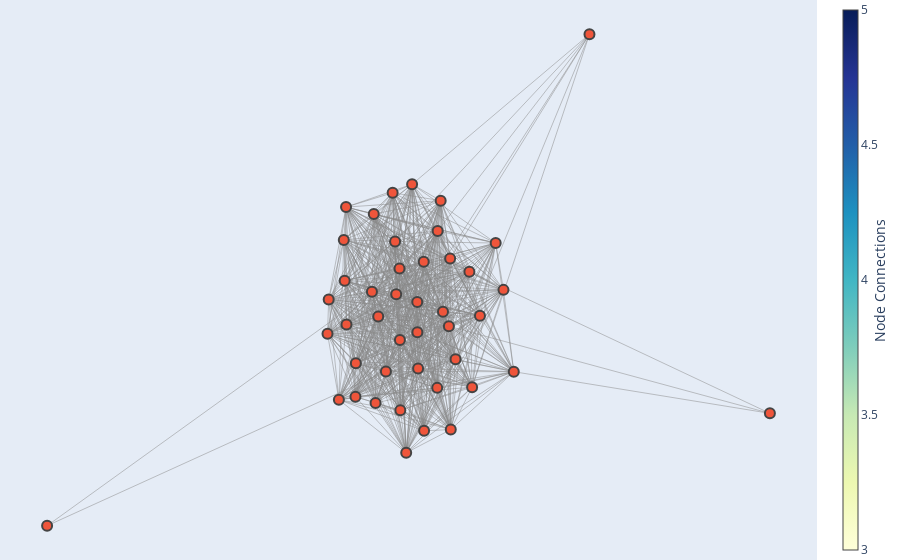

The code cell stored with this chart in its notebook:
### Code cell
# 노드 위치 계산
pos = nx.spring_layout(G)

# 간선 리스트 생성
edge_x = []
edge_y = []
for edge in G.edges():
    x0, y0 = pos[edge[0]]
    x1, y1 = pos[edge[1]]
    edge_x.extend([x0, x1, None])
    edge_y.extend([y0, y1, None])

# 노드 위치 리스트 생성
node_x = []
node_y = []
for node in pos:
    x, y = pos[node]
    node_x.append(x)
    node_y.append(y)

# 간선을 그리는 Trace 생성
edge_trace = go.Scatter(
    x=edge_x, y=edge_y,
    line=dict(width=0.5, color='#888'),
    hoverinfo='none',
    mode='lines')

# 노드를 그리는 Trace 생성
node_trace = go.Scatter(
    x=node_x, y=node_y,
    mode='markers',
    hoverinfo='text',
    marker=dict(
        showscale=True,
        colorscale='YlGnBu',
        size=10,
        colorbar=dict(
            thickness=15,
            title='Node Connections',
            xanchor='left',
            titleside='right'
        ),
        line_width=2))

# 그래프 그리기
fig = go.Figure(data=[edge_trace, node_trace],
                layout=go.Layout(
                    showlegend=False,
                    hovermode='closest',
                    margin=dict(b=0, l=0, r=0, t=0),
                    xaxis=dict(showgrid=False, zeroline=False, showticklabels=False),
                    yaxis=dict(showgrid=False, zeroline=False, showticklabels=False))
                )
fig.show()

### Figure 1 — Plotly figure (JSON) as saved in the notebook; plotly's stock layout.template omitted (floating-point values rounded to 4 significant figures; data arrays with more than 128 entries replaced by an {"elided": "..."} marker saying what was removed)
{"data": [{"hoverinfo": "none", "line": {"color": "#888", "width": 0.5}, "mode": "lines", "type": "scatter", "x": {"elided": "2253 float values"}, "y": {"elided": "2253 float values"}}, {"hoverinfo": "text", "marker": {"colorbar": {"thickness": 15, "title": {"side": "right", "text": "Node Connections"}, "xanchor": "left"}, "colorscale": [[0, "rgb(255,255,217)"], [0.125, "rgb(237,248,177)"], [0.25, "rgb(199,233,180)"], [0.375, "rgb(127,205,187)"], [0.5, "rgb(65,182,196)"], [0.625, "rgb(29,145,192)"], [0.75, "rgb(34,94,168)"], [0.875, "rgb(37,52,148)"], [1, "rgb(8,29,88)"]], "line": {"width": 2}, "showscale": true, "size": 10}, "mode": "markers", "type": "scatter", "x": [-0.04945, 0.4816, -0.002964, -0.05609, 0.01112, 0.1009, 0.09755, -0.03736, -0.1577, -0.07452, 0.1157, -0.1834, 0.2253, -0.09548, 0.02883, 0.0134, -0.1028, 0.08144, 0.1824, 0.01145, -0.03625, -0.1823, -0.2341, 0.06565, -0.1127, -0.2308, 0.1027, -0.203, -0.1895, 0.06686, -0.0351, 0.1536, -0.1871, 0.2748, -0.04639, 0.07511, -0.1077, 0.2467, 0.161, -0.0191, 0.02979, -0.1567, -1.0, 0.9744], "y": [0.1364, 0.5187, 0.2419, 0.2263, 0.02485, 0.105, -0.02013, 0.08674, -0.15, -0.1036, -0.08105, 0.1999, 0.1336, -0.002107, 0.09902, -0.0978, -0.1616, 0.006818, -0.0003944, -0.03092, -0.04522, -0.01656, -0.03373, -0.1336, 0.04357, 0.02937, -0.2107, -0.1557, 0.1394, 0.1559, -0.1749, 0.08056, 0.06413, -0.1038, 0.03923, 0.2117, 0.187, 0.04716, -0.1323, -0.2533, -0.2128, -0.08836, -0.388, -0.1806]}], "layout": {"hovermode": "closest", "margin": {"b": 0, "l": 0, "r": 0, "t": 0}, "showlegend": false, "xaxis": {"showgrid": false, "showticklabels": false, "zeroline": false}, "yaxis": {"showgrid": false, "showticklabels": false, "zeroline": false}}}
